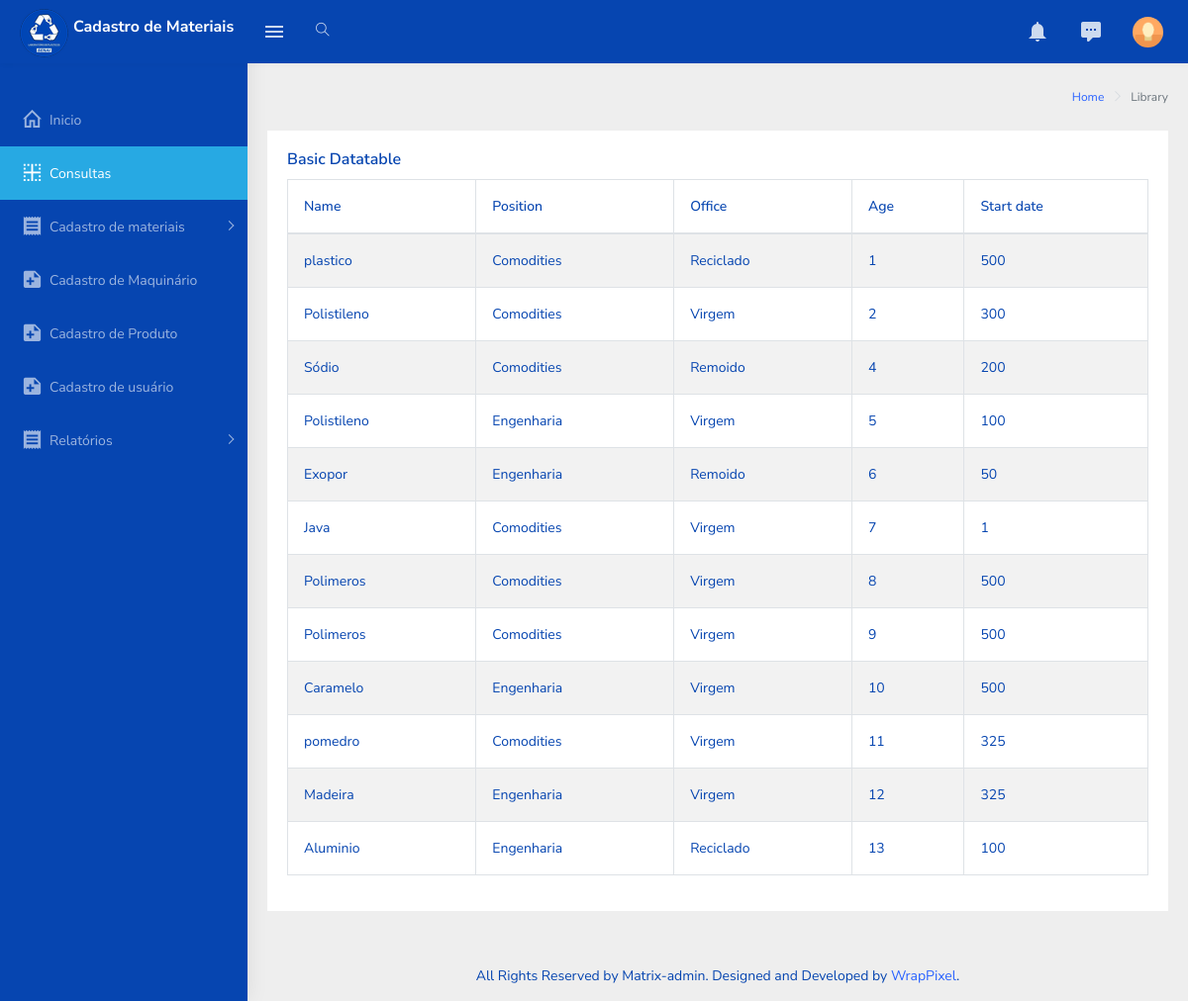
The app's page /estoque.php, older data.
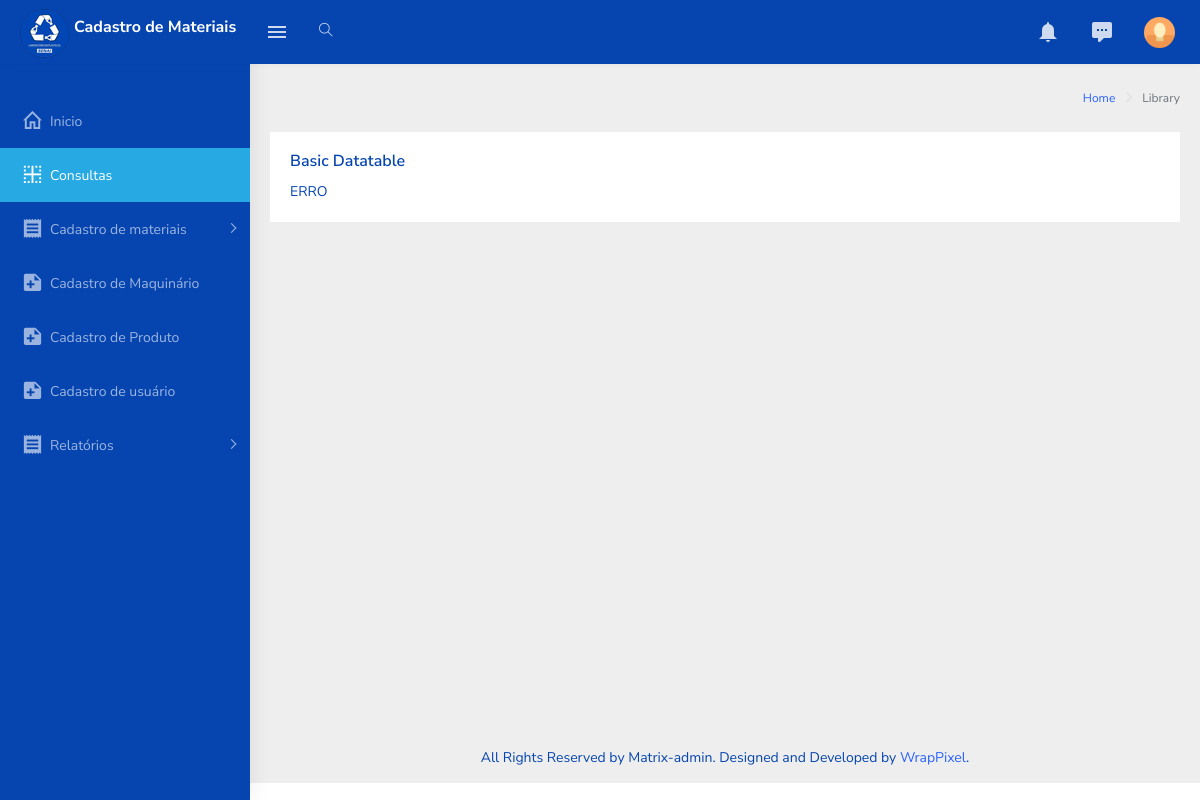
The same page, newer data.
### tables this page shows
CREATE TABLE `materia_prima` (
  `idMateriaPrima` int(11) NOT NULL COMMENT 'PK - chave identificadora de IDs da tabela materia_prima',
  `idClasse` int(11) NOT NULL COMMENT 'FK - chave estrangeira da tabela pigmentos',
  `idTipoMateriaPrima` int(11) NOT NULL COMMENT 'FK - chave estrangeira da tabela tipo_materia_prima',
  `descricao` varchar(80) NOT NULL COMMENT 'Registra a descrição deste item ',
  `quantidade` int(11) NOT NULL COMMENT 'registra a quantidade do item ',
  `ativo` tinyint(1) NOT NULL COMMENT 'Registra se este item está ativo',
  `observacoes` text DEFAULT NULL COMMENT 'Registra uma observação não obrigatória feita pelo usuário'
);

CREATE TABLE `classe_material` (
  `idClasse` int(11) NOT NULL COMMENT 'PK - chave identificadora que guarda a id de cada classe da matéria prima',
  `descricao` varchar(32) NOT NULL COMMENT 'Descrição da classe da matéria prima(comodities, engenharia)',
  `ativo` tinyint(1) NOT NULL COMMENT 'Verifica se a classe esta ativa'
);

CREATE TABLE `tipo_materia_prima` (
  `idTipoMateriaPrima` int(11) NOT NULL COMMENT 'PK - chave identificadora de id dos tipos de matéria prima',
  `descricao` varchar(32) NOT NULL COMMENT 'Descrição dos tipos de matéria prima(virgem, reciclado, remoído, scrap);',
  `ativo` tinyint(1) NOT NULL COMMENT 'Verifica se esta tipo de matéria prima esta ativa'
);

### php/functionBanco.php (the view, shortened to what this page needs)
<?php
    function createTable(){
        include('connection.php');
        $lista = "<table id='zero_config' class='table table-striped table-bordered'>"
                    ."<thead>"
                        ."<tr>"
                            ."<th>Name</th>"
                            ."<th>Position</th>"
                            ."<th>Office</th>"
                            ."<th>Age</th>"
                            ."<th>Start date</th>"
                        ."</tr>"
                    ."</thead>"
                    ."<tbody>";
        $sql= "SELECT mat.descricao as material, classe.descricao as classe, tipo.descricao as tipo, mat.idMateriaPrima as id , mat.quantidade as qtd"
                ." FROM materia_prima as mat"
                ." LEFT JOIN classe_material as classe"
                ." ON mat.idClasse = classe.idClasse"
                ." LEFT JOIN tipo_materia_prima as tipo"
                ." ON mat.idTipoMateriaPrima = tipo.idTipoMAteriaPrima;";
        $result = mysqli_query($conn,$sql);
        if(mysqli_num_rows($result) > 0){
            $array = array();
            while($linha = mysqli_fetch_array($result, MYSQLI_ASSOC)){
                array_push($array, $linha);
            }
            foreach($array as $campo){
                $lista.=" <tr>"
                            ." <td>".$campo['material']."</td>"
                            ." <td>".$campo['classe']."</td>"
                            ." <td>".$campo['tipo']."</td>"
                            ." <td>".$campo['id']."</td>"
                            ." <td>".$campo['qtd']."</td>"
                        ." </tr>";
            }
            $lista.="</tbody>"
                    ."</table>";
        }else{
            return('ERRO');
        }
        return $lista;
    }
?>

### estoque.php (shortened to what this page needs)
<!DOCTYPE html>
<html dir="ltr" lang="pt-br">
    <head>
        <?php include('links/cabecalho.php');?>
    </head>
    <body>
        <div id="main-wrapper">
            <?php include('links/menu.php');?>
            <div class="page-wrapper">
                <?php include('links/side_bar_direita.php');?>
                <div class="container-fluid">
                    <div class="row">
                        <div class="col-12">
                            <div class="card">
                                <div class="card-body">
                                    <h5 class="card-title">Basic Datatable</h5>
                                    <div class="table-responsive">
                                        <?php echo createTable();?>
                                    </div>
                                </div>
                            </div>
                        </div>
                    </div>
                </div>
                <footer class="footer text-center">
                    All Rights Reserved by Matrix-admin. Designed and Developed by <a href="https://wrappixel.com">WrapPixel</a>.
                </footer>
            </div>
        </div>
    </body>
</html>

### links/cabecalho.php (shortened to what this page needs)
<link rel="stylesheet" type="text/css" href="assets/libs/select2/dist/css/select2.min.css">
<link rel="stylesheet" type="text/css" href="assets/libs/jquery-minicolors/jquery.minicolors.css">
<link rel="stylesheet" type="text/css" href="assets/libs/bootstrap-datepicker/dist/css/bootstrap-datepicker.min.css">
<link rel="stylesheet" type="text/css" href="assets/libs/quill/dist/quill.snow.css">
<link rel="stylesheet" type="text/css" href="assets/extra-libs/multicheck/multicheck.css">
<link href="assets/libs/datatables.net-bs4/css/dataTables.bootstrap4.css" rel="stylesheet">
<link href="dist/css/style.min.css" rel="stylesheet">
<link href="dist/css/subStyle.css" rel="stylesheet" >

### links/menu.php (shortened to what this page needs)
<header class="topbar" data-navbarbg="skin5">
    <nav class="navbar top-navbar navbar-expand-md navbar-dark">
        <div class="navbar-header" data-logobg="skin5">
            <a class="navbar-brand" href="index.php">
                <b class="logo-icon p-l-10">
                    <img src="assets/images/logoLabPlasticos_menuSideBar.png" alt="homepage" class="light-logo" style="margin-left:0px" />
                </b>
                <span class="logo-text">
                    <h5>Cadastro de Materiais</h5>
                </span>
            </a>
        </div>
        <div class="navbar-collapse collapse" id="navbarSupportedContent"  data-navbarbg="skin5">
            <ul class="navbar-nav float-left mr-auto">
                <li class="nav-item d-none d-md-block"><a class="nav-link sidebartoggler waves-effect waves-light" href="javascript:void(0)" data-sidebartype="mini-sidebar"><i class="mdi mdi-menu font-24"></i></a></li>
                <li class="nav-item search-box"> <a class="nav-link waves-effect waves-dark" href="javascript:void(0)"><i class="ti-search"></i></a>
                </li>
            </ul>
            <ul class="navbar-nav float-right">
                <li class="nav-item dropdown">
                    <a class="nav-link dropdown-toggle waves-effect waves-info" href="" data-toggle="dropdown" aria-haspopup="true" aria-expanded="false"> <i class="mdi mdi-bell font-24"></i>
                    </a>
                </li>
                <li class="nav-item dropdown">
                    <a class="nav-link dropdown-toggle waves-effect waves-dark" href="" id="2" data-toggle="dropdown" aria-haspopup="true" aria-expanded="false"> <i class="font-24 mdi mdi-comment-processing"></i>
                    </a>
                </li>
                <li class="nav-item dropdown">
                    <a class="nav-link dropdown-toggle text-muted waves-effect waves-dark pro-pic" href="" data-toggle="dropdown" aria-haspopup="true" aria-expanded="false"><img src="assets/images/users/1.jpg" alt="user" class="rounded-circle" width="31"></a>
                </li>
            </ul>
        </div>
    </nav>
</header>
<aside class="left-sidebar" data-sidebarbg="skin5">
    <div class="scroll-sidebar">
        <nav class="sidebar-nav">
            <ul id="sidebarnav" class="p-t-30">
                <li class="sidebar-item"> <a class="sidebar-link waves-effect waves-dark sidebar-link" href="index.php" aria-expanded="false"><i class="mdi mdi-home-outline"></i><span class="hide-menu">Inicio</span></a></li>
                <li class="sidebar-item"> <a class="sidebar-link waves-effect waves-dark sidebar-link" href="estoque.php" aria-expanded="false"><i class="mdi mdi-border-inside"></i><span class="hide-menu">Consultas</span></a></li>
                <li class="sidebar-item"> <a class="sidebar-link has-arrow waves-effect waves-dark" href="javascript:void(0)" aria-expanded="false"><i class="mdi mdi-receipt"></i><span class="hide-menu">Cadastro de materiais</span></a>
                </li>
                <li class="sidebar-item"><a href="cadastroMaquina.php" class="sidebar-link"><i class="mdi mdi-note-plus"></i><span class="hide-menu"> Cadastro de Maquinário </span></a></li>
                <li class="sidebar-item"><a href="cadastroProdutos.php" class="sidebar-link"><i class="mdi mdi-note-plus"></i><span class="hide-menu"> Cadastro de Produto </span></a></li>
                <li class="sidebar-item"><a href="cadastroUsuario.php" class="sidebar-link"><i class="mdi mdi-note-plus"></i><span class="hide-menu"> Cadastro de usuário </span></a></li>
                <li class="sidebar-item"> <a class="sidebar-link has-arrow waves-effect waves-dark" href="javascript:void(0)" aria-expanded="false"><i class="mdi mdi-receipt"></i><span class="hide-menu">Relatórios</span></a>
                </li>
            </ul>
        </nav>
    </div>
</aside>

### links/side_bar_direita.php
<div class="page-breadcrumb">
    <div class="row">
        <div class="col-12 d-flex no-block align-items-center">
            <div class="ml-auto text-right">
                <nav aria-label="breadcrumb">
                    <ol class="breadcrumb">
                        <li class="breadcrumb-item"><a href="#">Home</a></li>
                        <li class="breadcrumb-item active" aria-current="page">Library</li>
                    </ol>
                </nav>
            </div>
        </div>
    </div>
</div>

Row changes from the older to the newer data that the page shows:
removed materia_prima: descricao "plastico", idClasse.descricao "Comodities", idTipoMateriaPrima.descricao "Reciclado", idMateriaPrima "1", quantidade "500"
removed materia_prima: descricao "Polistileno", idClasse.descricao "Comodities", idTipoMateriaPrima.descricao "Virgem", idMateriaPrima "2", quantidade "300"
removed materia_prima: descricao "Sódio", idClasse.descricao "Comodities", idTipoMateriaPrima.descricao "Remoido", idMateriaPrima "4", quantidade "200"
removed materia_prima: descricao "Polistileno", idClasse.descricao "Engenharia", idTipoMateriaPrima.descricao "Virgem", idMateriaPrima "5", quantidade "100"
removed materia_prima: descricao "Exopor", idClasse.descricao "Engenharia", idTipoMateriaPrima.descricao "Remoido", idMateriaPrima "6", quantidade "50"
removed materia_prima: descricao "Java", idClasse.descricao "Comodities", idTipoMateriaPrima.descricao "Virgem", idMateriaPrima "7", quantidade "1"
removed materia_prima: descricao "Polimeros", idClasse.descricao "Comodities", idTipoMateriaPrima.descricao "Virgem", idMateriaPrima "8", quantidade "500"
removed materia_prima: descricao "Polimeros", idClasse.descricao "Comodities", idTipoMateriaPrima.descricao "Virgem", idMateriaPrima "9", quantidade "500"
removed materia_prima: descricao "Caramelo", idClasse.descricao "Engenharia", idTipoMateriaPrima.descricao "Virgem", idMateriaPrima "10", quantidade "500"
removed materia_prima: descricao "pomedro", idClasse.descricao "Comodities", idTipoMateriaPrima.descricao "Virgem", idMateriaPrima "11", quantidade "325"
removed materia_prima: descricao "Madeira", idClasse.descricao "Engenharia", idTipoMateriaPrima.descricao "Virgem", idMateriaPrima "12", quantidade "325"
removed materia_prima: descricao "Aluminio", idClasse.descricao "Engenharia", idTipoMateriaPrima.descricao "Reciclado", idMateriaPrima "13", quantidade "100"
Text that changed along with them:
createTable(): (not shown) → "ERRO"
text no longer shown: "Name Position Office Age Start date"
